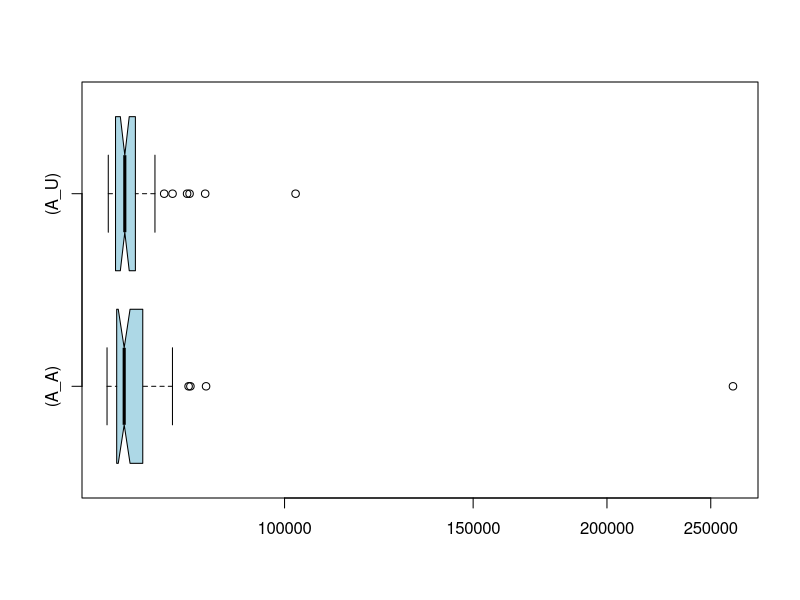

Generate this figure with R:
if (exists("A_A")) remove("A_A")
if (exists("A_U")) remove("A_U")
if (exists("C_A")) remove("C_A")
if (exists("C_U")) remove("C_U")
A_U<-c(102400,78602,74035,75684,84316,81097,77202,74245,72702,81530,70520,70503,71079,69529,71068,69521,68914,72355,70888,68458,71493,72568,70891,68741,71852,71568,69684,69011,70585,71775,69107,69723,69057,69548,68827,70195,70977,68866,68666,72055,69828,73289,72249,72005,70764,69378,74196,69533,70686,71131)
A_A<-c(262228,81676,84476,73914,78588,70828,71816,69352,70854,76750,70449,69878,73102,69053,69126,72608,71485,70923,71843,73727,70496,81361,69459,69403,68620,75535,74666,69638,76755,70748,69602,69262,72088,75353,68276,70062,69175,69731,68376,69992,72363,72292,70596,70756,70624,69707,70521,71929,71582,76199)
if (exists("A_U")) boxplot.stats(A_U)
if (exists("A_A")) boxplot.stats(A_A)
if (exists("C_U")) boxplot.stats(C_U)
if (exists("C_A")) boxplot.stats(C_A)
if (exists("A_U")) summary(A_U)
if (exists("A_A")) summary(A_A)
if (exists("C_U")) summary(C_U)
if (exists("C_A")) summary(C_A)
if (exists("A_U")) boxplot(A_A,A_U,col="lightblue",horizontal=TRUE,log="x",match=TRUE,names=c("(A_A)","(A_U)"),notch=TRUE)
if (exists("C_U")) boxplot(C_A,C_U,col="lightblue",horizontal=TRUE,log="x",match=TRUE,names=c("(C_A)","(C_U)"),notch=TRUE)
